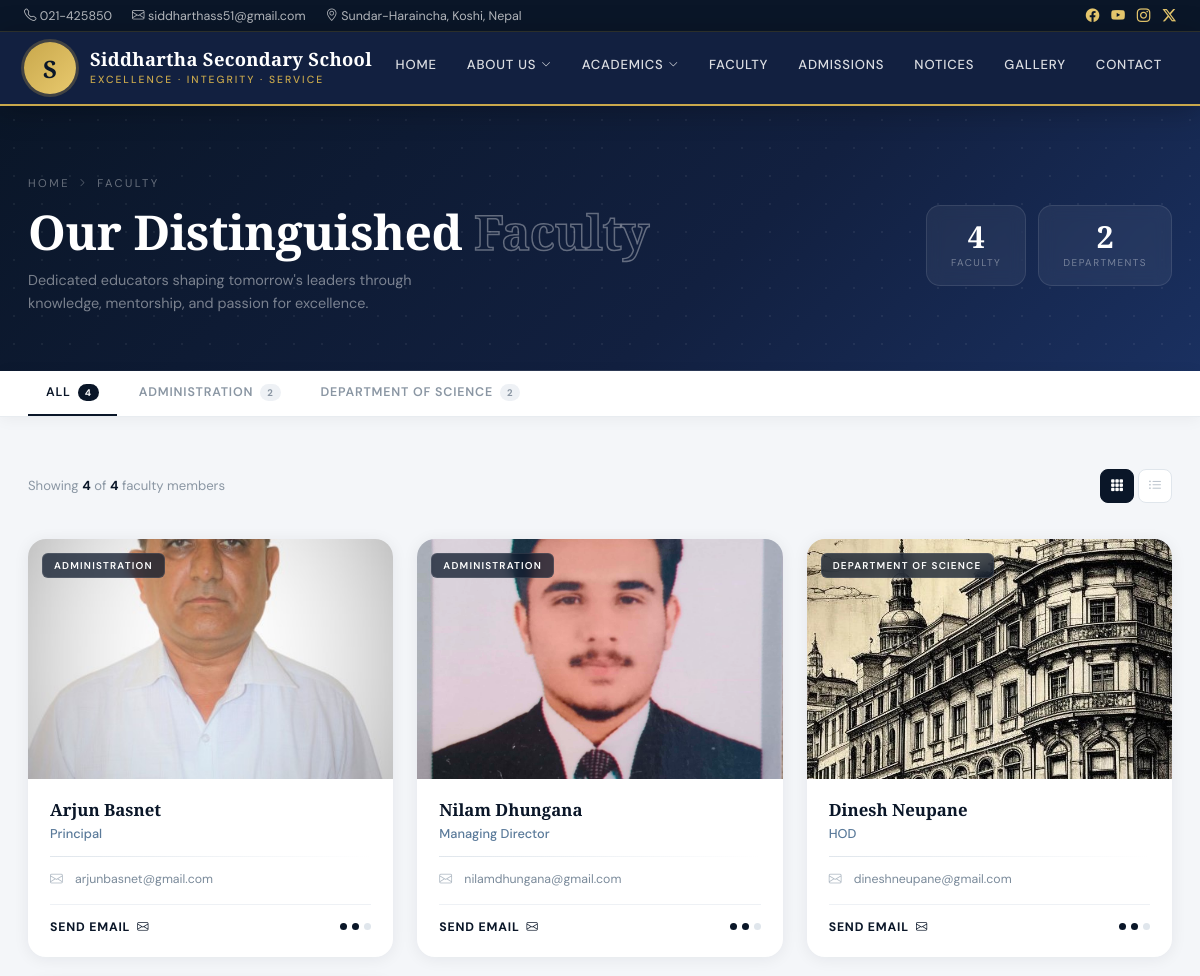
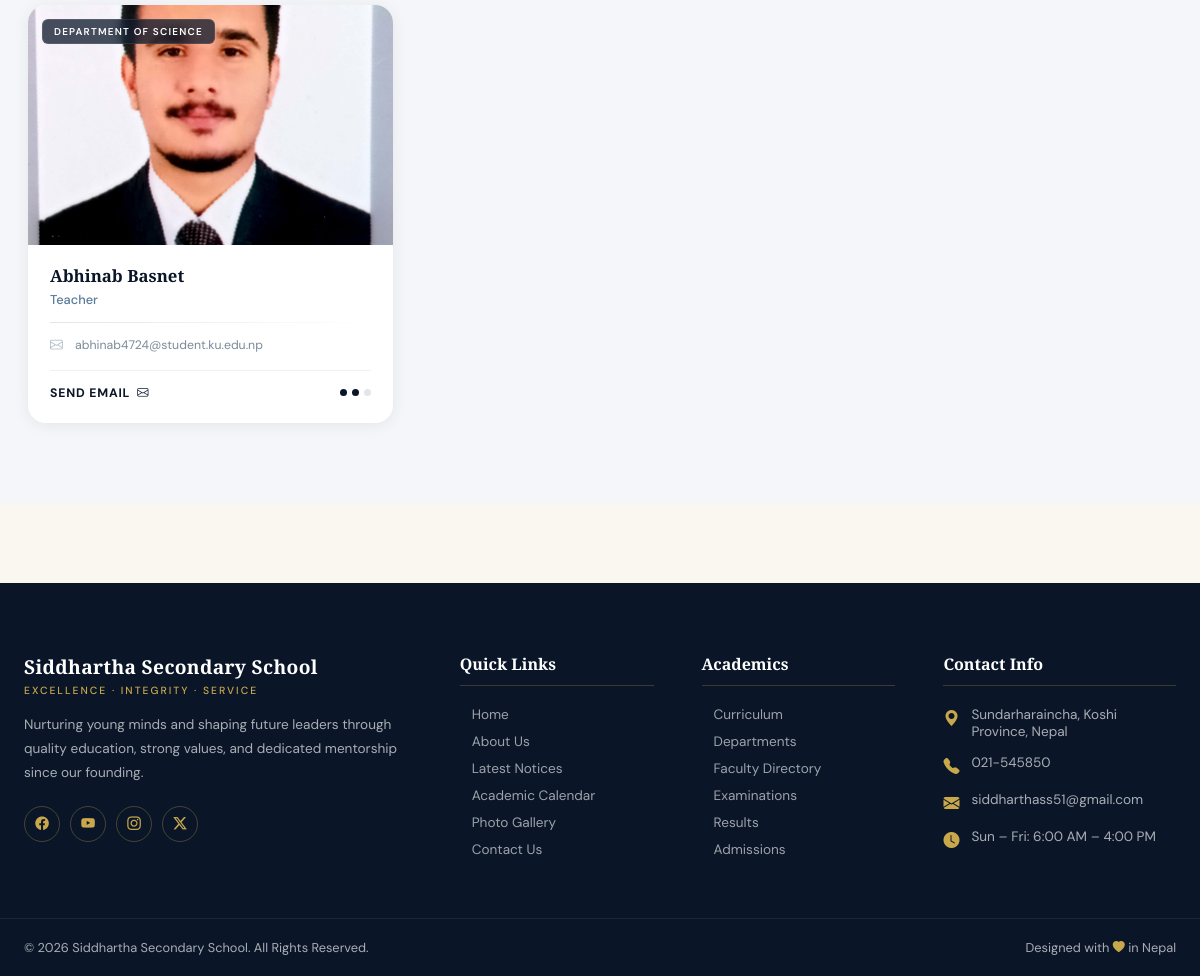
The app's page /faculty/ with its own data (2 pictures, top to bottom).
### faculty/models.py (models this page shows, shortened)
class Teacher(models.Model):
    name = models.CharField(max_length=100)
    designation=models.CharField(max_length=100)
    department= models.CharField(max_length=100)
    email=models.EmailField()
    bio=models.TextField(blank=True)
    image = models.ImageField(upload_to='teachers/', default='teachers/default.png')
    joined_date=models.DateField(auto_now_add=True)

### faculty/views.py (the view)
# urls.py: path('',views.faculty_list,name="faculty_list")
def faculty_list(request):
    teachers=Teacher.objects.all()
    return render(request, 'faculty/faculty_list.html',{'teachers':teachers})

### faculty/templates/faculty/faculty_list.html (shortened to what this page needs)
{% extends 'core/base.html' %}
{% load static %}
{% block content %}
<div class="fac-page">
<div class="fac-hero">
    <div class="fac-hero-inner">
        <div>
            <div class="fac-breadcrumb">
                <a href="/">Home</a>
                <i class="bi bi-chevron-right sep"></i>
                <span>Faculty</span>
            </div>
            <h1>Our Distinguished <span>Faculty</span></h1>
            <p class="fac-hero-sub">
                Dedicated educators shaping tomorrow's leaders through knowledge, mentorship, and passion for excellence.
            </p>
        </div>
        <div class="fac-hero-stats">
            <div class="fac-stat-pill">
                <span class="sn">{{ teachers|length }}</span>
                <span class="sl">Faculty</span>
            </div>
            {% regroup teachers by department as dept_groups_count %}
            <div class="fac-stat-pill">
                <span class="sn">{{ dept_groups_count|length }}</span>
                <span class="sl">Departments</span>
            </div>
        </div>
    </div>
</div>
<div class="fac-filter-bar">
    <div class="fac-filter-inner">
        <button class="fac-filter-btn active" data-dept="all">
            All <span class="fac-filter-count" id="count-all">{{ teachers|length }}</span>
        </button>
        {% regroup teachers by department as dept_groups %}
        {% for dept in dept_groups %}
        <button class="fac-filter-btn" data-dept="{{ dept.grouper }}">
            {{ dept.grouper }}
            <span class="fac-filter-count">{{ dept.list|length }}</span>
        </button>
        {% endfor %}
    </div>
</div>
<div class="fac-main">
    <div class="fac-top-row">
        <p class="fac-count-text">
            Showing <strong id="visibleCount">{{ teachers|length }}</strong>
            of <strong>{{ teachers|length }}</strong> faculty members
        </p>
        <div class="fac-view-toggle">
            <button class="fac-view-btn active" id="gridViewBtn" title="Grid view">
                <i class="bi bi-grid-3x3-gap-fill"></i>
            </button>
            <button class="fac-view-btn" id="listViewBtn" title="List view">
                <i class="bi bi-list-ul"></i>
            </button>
        </div>
    </div>
    <div class="fac-grid" id="facGrid">
        {% for teacher in teachers %}
        <div class="fac-card" data-dept="{{ teacher.department }}" data-name="{{ teacher.name|lower }}">
            <div class="fac-photo-wrap">
                {% if teacher.image %}
                    <img src="{{ teacher.image.url }}" alt="{{ teacher.name }}" loading="lazy">
                {% else %}
                    <div class="fac-avatar-fallback">
                        {{ teacher.name|slice:":2"|upper }}
                    </div>
                {% endif %}
                <div class="fac-dept-badge">{{ teacher.department }}</div>
            </div>
            <div class="fac-card-body">
                <h3 class="fac-name">{{ teacher.name }}</h3>
                <p class="fac-designation">{{ teacher.designation }}</p>
                <div class="fac-divider"></div>
                <div class="fac-meta">
                    <div class="fac-meta-row">
                        <i class="bi bi-envelope"></i>
                        <a href="mailto:{{ teacher.email }}" title="{{ teacher.email }}">
                            {{ teacher.email }}
                        </a>
                    </div>
                </div>
                <div class="fac-card-footer">
                    <a href="mailto:{{ teacher.email }}" class="fac-profile-btn">
                        Send Email <i class="bi bi-envelope"></i>
                    </a>
                    <div class="fac-dots">
                        <div class="fac-dot active"></div>
                        <div class="fac-dot active"></div>
                        <div class="fac-dot"></div>
                    </div>
                </div>
            </div>
        </div>
        {% endfor %}
    </div>
</div>
</div>
{% endblock %}

### core/templates/core/base.html (style rules this page uses)
:root { --navy: #0a1628; --navy-2: #122040; --gold: #c9a84c; --gold-lt: #e8c96e; --cream: #faf7f0; --text: #1e2a3a; --muted: #6b7a8d; --white: #ffffff; --border: rgba(201,168,76,0.25); --shadow: 0 8px 40px rgba(10,22,40,0.12); }
*, *::before, *::after { box-sizing: border-box; margin: 0; padding: 0; }
html { scroll-behavior: smooth; }
body { font-family: 'DM Sans', sans-serif; background: var(--cream); color: var(--text); overflow-x: hidden; }

### records on screen
Teacher: grouper "ADMINISTRATION", image (picture), department "ADMINISTRATION", name "Arjun Basnet", designation "Principal", email "arjunbasnet@gmail.com"
Teacher: grouper "DEPARTMENT OF SCIENCE", image (picture), department "DEPARTMENT OF SCIENCE", name "Dinesh Neupane", designation "HOD", email "dineshneupane@gmail.com"
Teacher: image (picture), department "ADMINISTRATION", name "Nilam Dhungana", designation "Managing Director", email "nilamdhungana@gmail.com"
Teacher: image (picture), department "DEPARTMENT OF SCIENCE", name "Abhinab Basnet", designation "Teacher", email "abhinab4724@student.ku.edu.np"

### other values on screen
{{ teachers|length }} "4"
{{ dept_groups_count|length }} "2"
{{ dept.list|length }} "2" "2"
